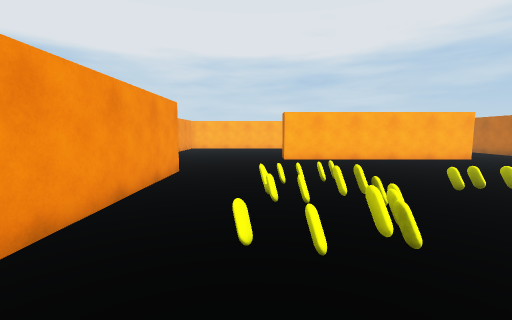
view 1 (above)

21 first-person views from a walk through a scene from a Unity 3-D project. The camera is 1.4 m above the floor, tilts 6° down and sees 90° across. The floor is counted in squares, 1 m on a side. Each view is taken from the middle of a square. On the plan, view 1 faces up. The plan holds only what a view shows up to about 13 squares ahead; the rest is blank.

view 2
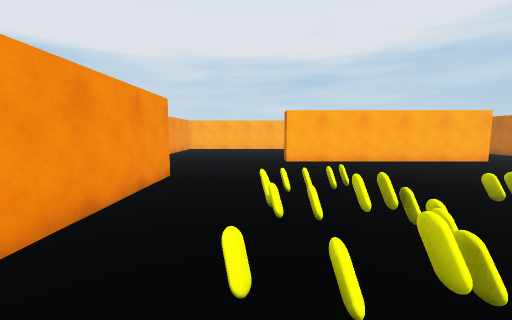

view 3
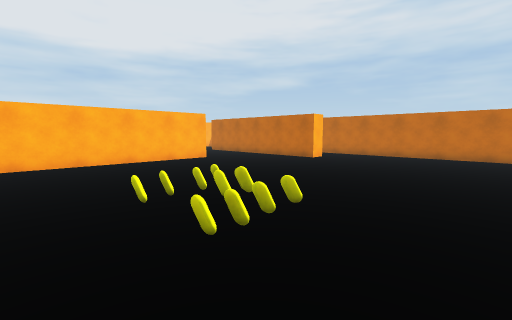

view 4
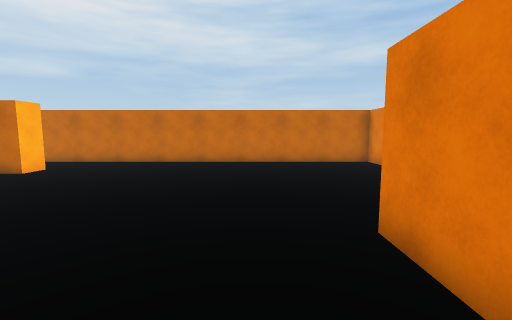

view 5
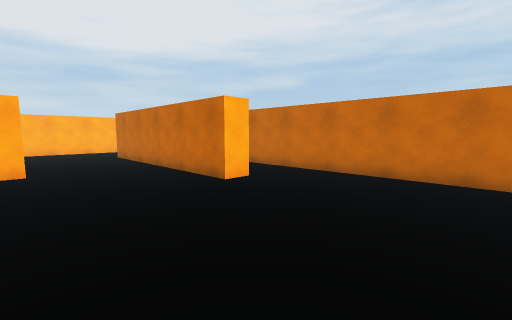

view 6
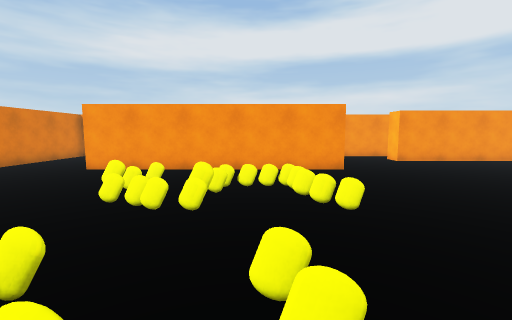

view 7
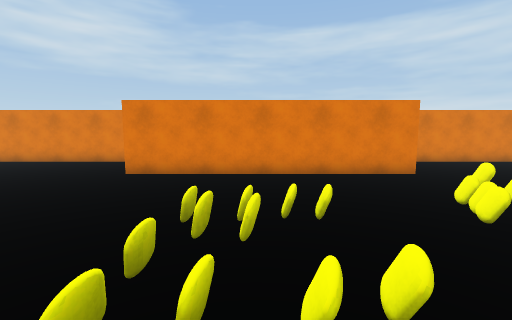

view 8
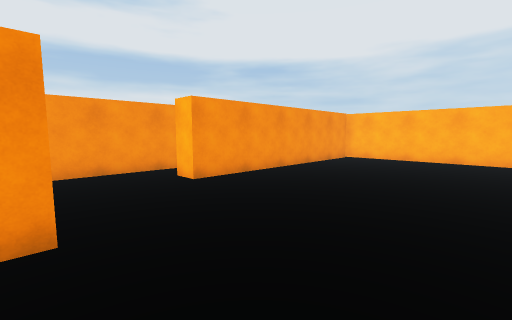

view 9
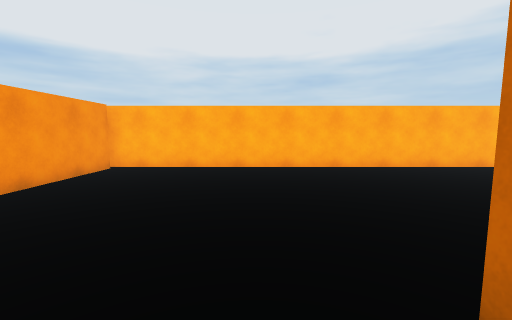

view 10
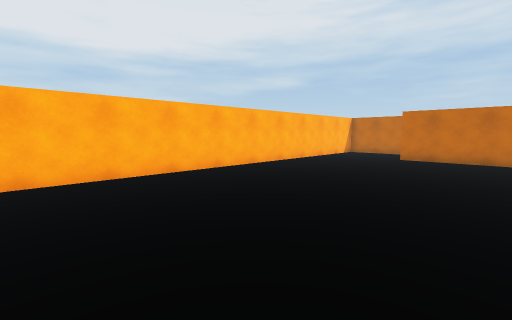

view 11
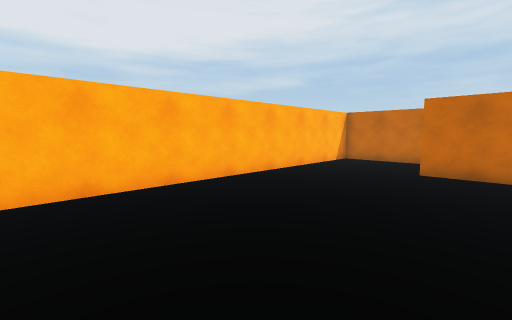

view 12
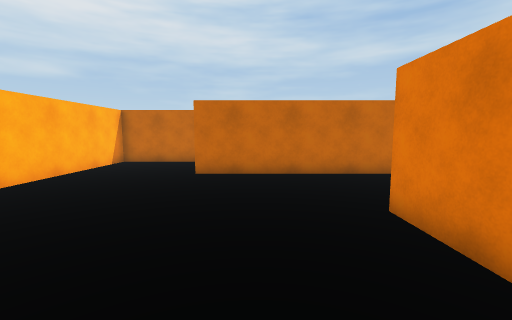

view 13
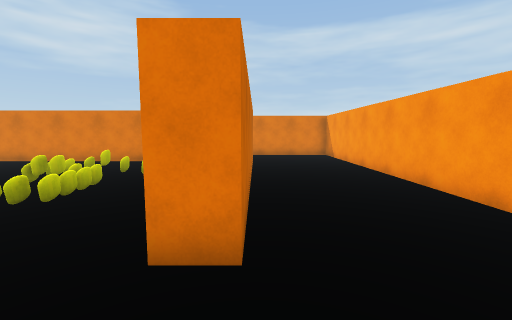

view 14
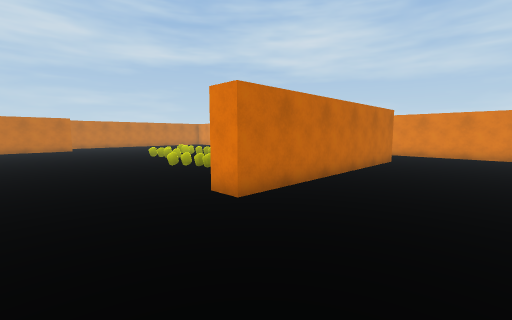

view 15
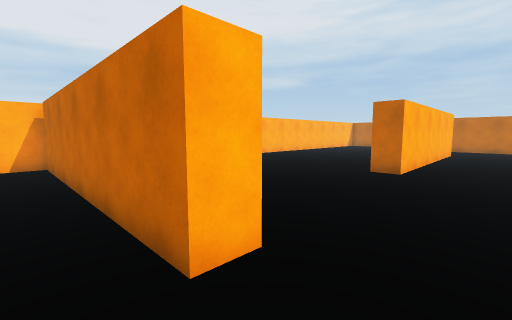

view 16
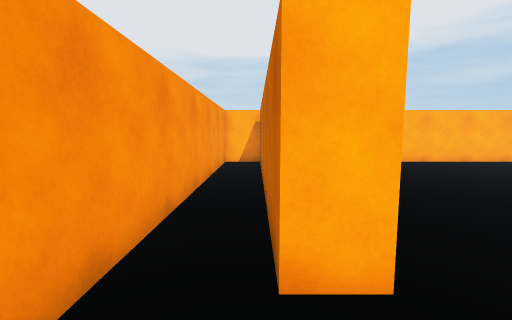

view 17
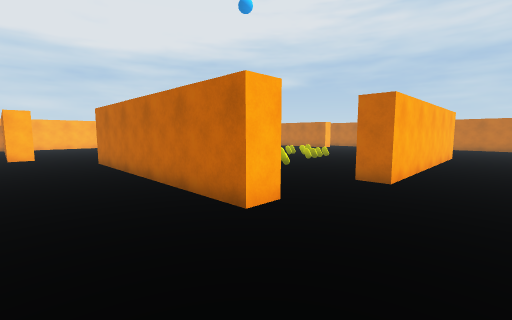

view 18
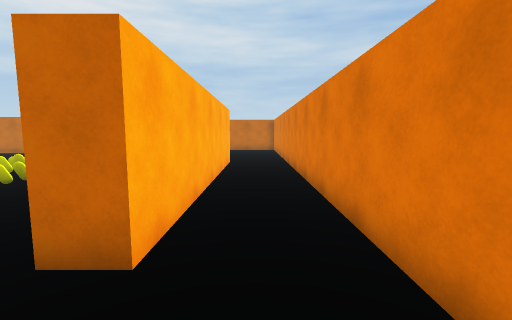

view 19
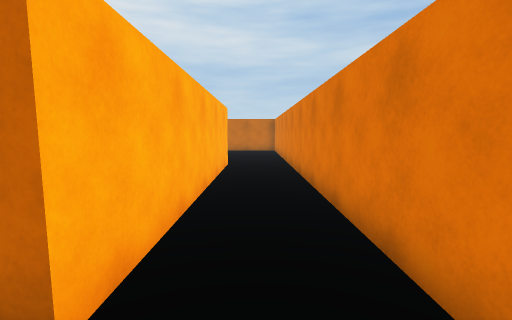

view 20
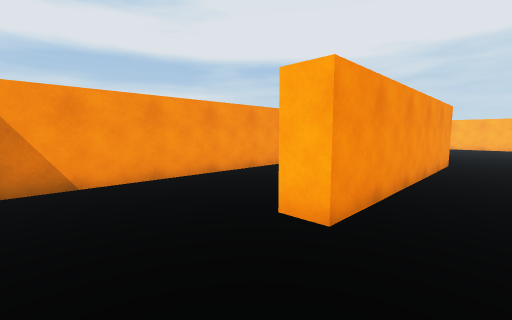

view 21
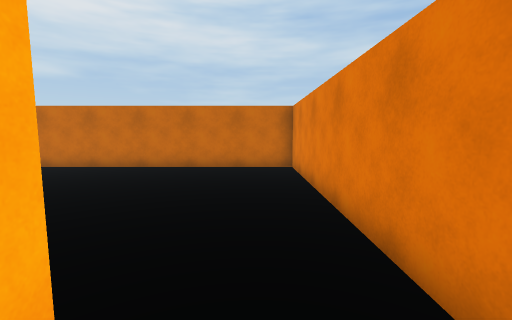

### Floor plan
Points are (right, up) in squares from view 1. A wall is a line through its corners. A room is listed if a view was taken in it or the views show most of it. See-through windows are left out.
Room 1 (views 1, 2, 3, 4, 5, 6, 7, 8, 9, 10, 11, 12, 13, 14, 15, 16, 17, 18, 19, 20, 21)
walls: (9.2, 14.6) (11.5, 14.6); (11.6, 13.6) (1.5, 13.6) (1.5, 14.6); (-2.8, 9.4) (-2.8, -0.6) (-3.9, -0.6) (-3.9, 9.4) (-2.8, 9.4); (16.9, 9.1) (15.8, 9.1) (15.8, 19.1); (10.5, -1.7) (0.5, -1.7) (0.5, -0.7) (10.5, -0.7); (-8.5, 7.6) (-8.5, -4.1); (19.5, 19.9) (19.5, 23.5) (-8.5, 23.5) (-8.5, 10); (-5.8, 23.1) (-5.8, 13.1) (-6.8, 13.1) (-6.8, 23.1); (-8.1, -4.5) (19.5, -4.5) (19.5, 12)

Positions as (right, up) in squares from view 1, and headings:
1: (0, 0), facing up
2: (0, 1), facing up
3: (3, 1), facing up-right
4: (7, 1), facing right
5: (11, 3), facing up-right
6: (7, 6), facing left
7: (6, 8), facing down
8: (1, 9), facing up-left
9: (0, 13), facing up
10: (1, 15), facing up-right
11: (6, 17), facing up-right
12: (7, 17), facing right
13: (-4, 12), facing down
14: (-8, 13), facing down-right
15: (-8, 11), facing up-right
16: (-7, 11), facing up
17: (-7, -4), facing up-right
18: (-2, -3), facing right
19: (-1, -3), facing right
20: (-1, -4), facing up-left
21: (9, -3), facing right
